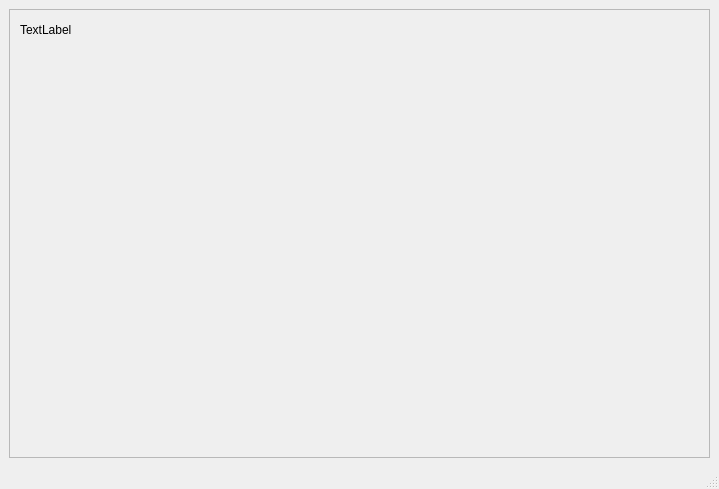
<?xml version="1.0" encoding="UTF-8"?>
<ui version="4.0">
 <class>ImageViewer</class>
 <widget class="QMainWindow" name="ImageViewer">
  <property name="geometry">
   <rect>
    <x>0</x>
    <y>0</y>
    <width>719</width>
    <height>489</height>
   </rect>
  </property>
  <property name="windowTitle">
   <string>ImageViewer</string>
  </property>
  <widget class="QWidget" name="centralwidget">
   <layout class="QVBoxLayout" name="verticalLayout">
    <item>
     <widget class="QScrollArea" name="scrollArea">
      <property name="widgetResizable">
       <bool>true</bool>
      </property>
      <widget class="QWidget" name="scrollAreaWidgetContents">
       <property name="geometry">
        <rect>
         <x>0</x>
         <y>0</y>
         <width>699</width>
         <height>421</height>
        </rect>
       </property>
       <widget class="QLabel" name="imageLabel">
        <property name="geometry">
         <rect>
          <x>10</x>
          <y>10</y>
          <width>56</width>
          <height>19</height>
         </rect>
        </property>
        <property name="sizePolicy">
         <sizepolicy hsizetype="Ignored" vsizetype="Ignored">
          <horstretch>0</horstretch>
          <verstretch>0</verstretch>
         </sizepolicy>
        </property>
        <property name="text">
         <string>TextLabel</string>
        </property>
        <property name="scaledContents">
         <bool>true</bool>
        </property>
       </widget>
      </widget>
     </widget>
    </item>
   </layout>
  </widget>
  <widget class="QMenuBar" name="menubar">
   <property name="geometry">
    <rect>
     <x>0</x>
     <y>0</y>
     <width>719</width>
     <height>24</height>
    </rect>
   </property>
  </widget>
  <widget class="QStatusBar" name="statusbar"/>
 </widget>
 <resources/>
 <connections/>
</ui>
